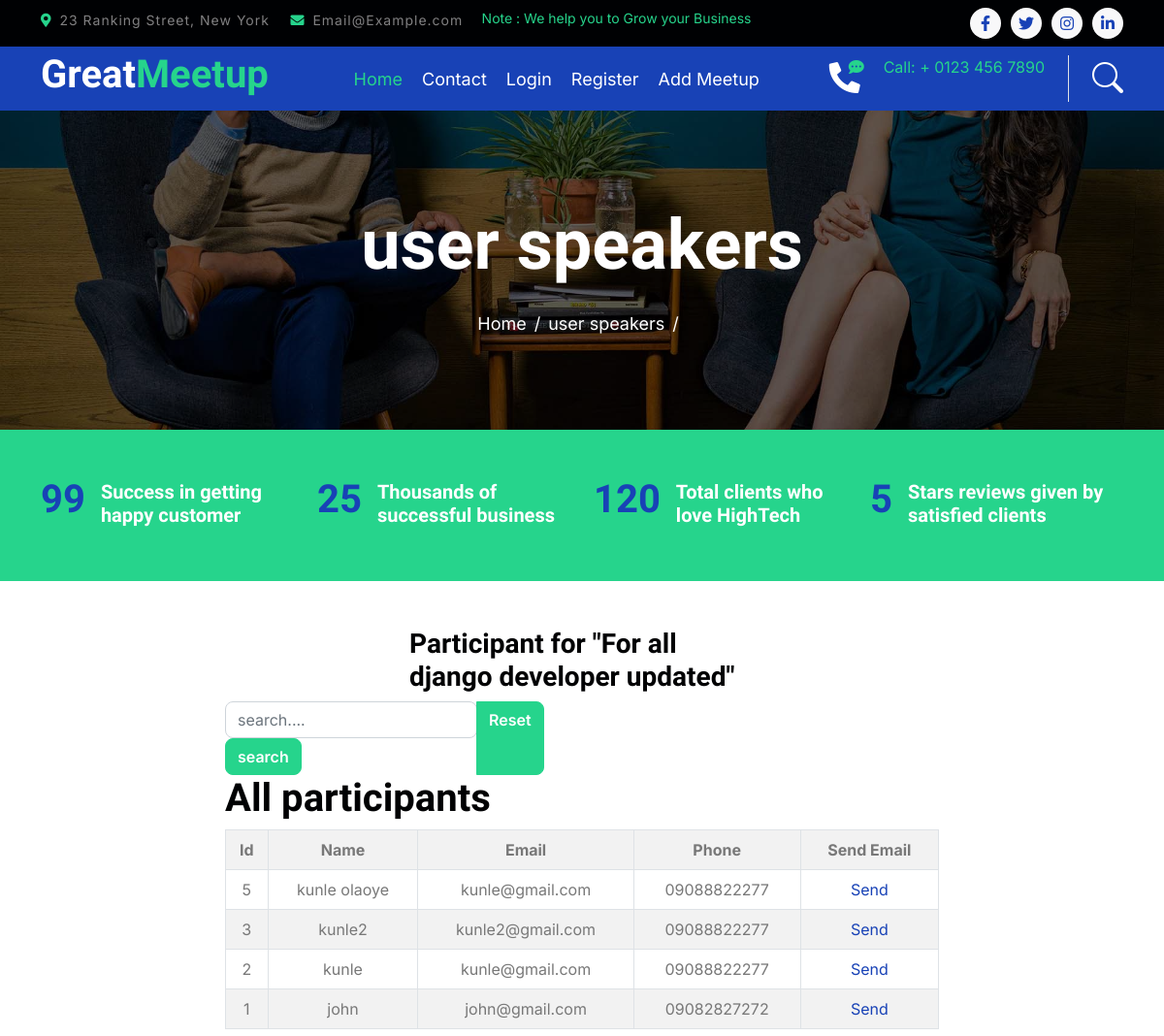
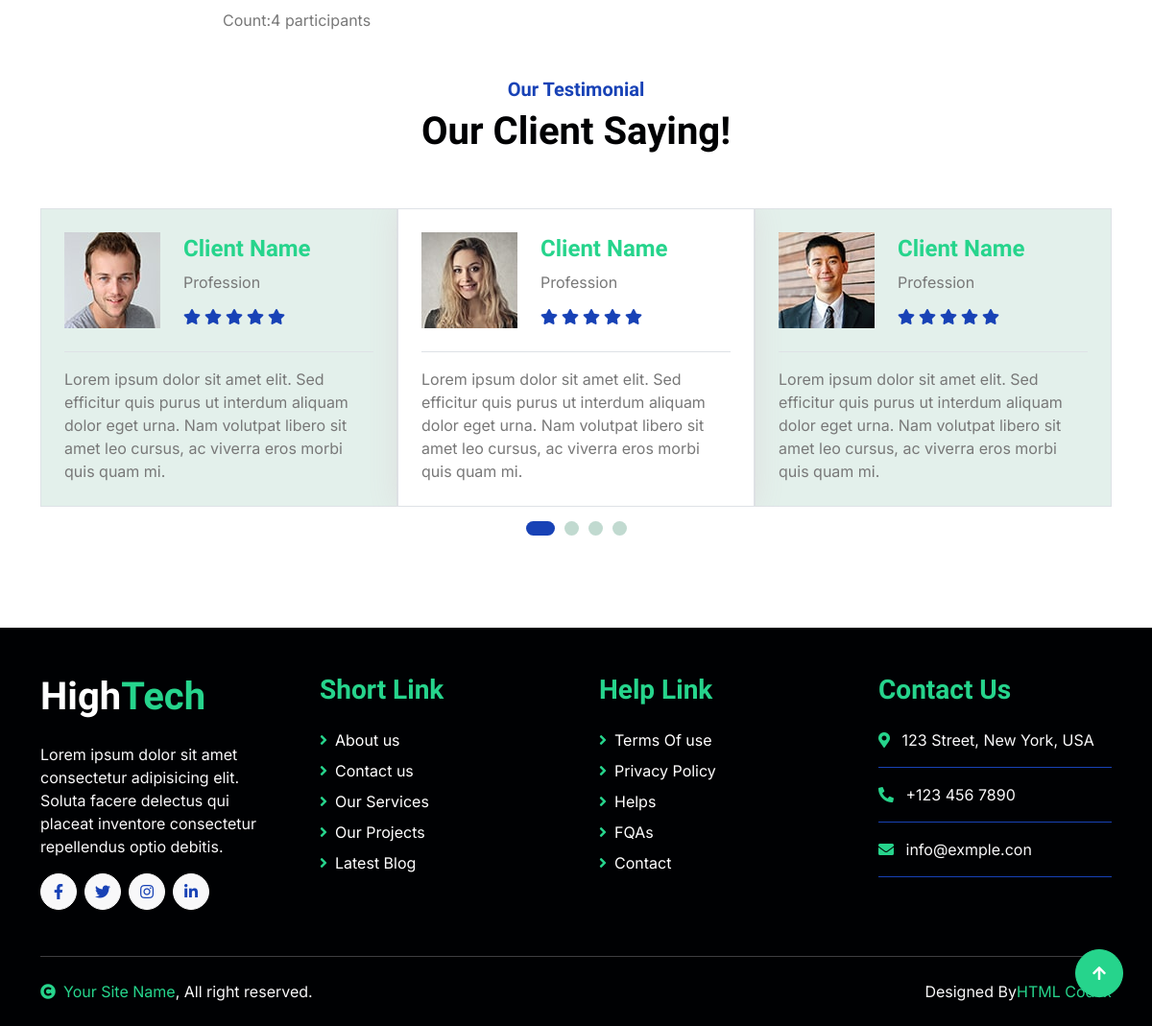
/participants/1, run on the app's committed database (2 pictures, top to bottom).
### meetup/models.py (models this page shows, shortened)
class Meetup(models.Model):
    user=models.ForeignKey(myUser, on_delete=models.CASCADE, null=True, blank=True)
    organizer_email=models.EmailField( null=True, blank=True)
    title=models.CharField(max_length=200, null=True)
    slug=models.SlugField(unique=True)
    description=models.TextField()
    image=models.ImageField(upload_to='meetup_image')
    location_name=models.CharField(max_length=200, null=True)
    location_address=models.CharField(max_length=200, null=True)
    participant=models.ManyToManyField(Participant, null=True, blank=True)
    activate=models.BooleanField(default=True)
    meetup_speakers=models.ManyToManyField(Speaker,blank=True, null=True)
    create=models.DateTimeField(auto_now_add=True)
    meetup_date=models.DateField(blank=True, null=True)
    meetup_time=models.TimeField()
    to_date=models.DateField()

class Participant(models.Model):
    name=models.CharField(max_length=200, null=True)
    email=models.EmailField( null=True)
    phone=models.CharField(max_length=20, null=True)

### meetup/views.py (the view)
# urls.py: path('participants/<int:id>', views.participant, name='participants'),
def participant(request, id):
    selected_meetup=Meetup.objects.get(id=id)
    participants=selected_meetup.participant.all
    participants=selected_meetup.participant.order_by('-id')
    count=selected_meetup.participant.count()
    return render(request, 'meetup/participants.html', {'participants':participants, 'counts':count, 'meetup':selected_meetup})

### meetup/templates/meetup/participants.html (shortened to what this page needs)
{% extends 'meetup/main.html'%}
{%load static%}
{%block slider%}
<div class="container-fluid page-header py-5">
    <div class="container text-center py-5">
        <h1 class="display-2 text-white mb-4 animated slideInDown">user speakers</h1>
        <nav aria-label="breadcrumb animated slideInDown">
            <ol class="breadcrumb justify-content-center mb-0">
                <li class="breadcrumb-item"><a href="{%url 'meetups'%}">Home</a></li>
                <li class="breadcrumb-item"><a href="#">user speakers</a></li>
                <li class="breadcrumb-item" aria-current="page"></li>
            </ol>
        </nav>
    </div>
</div>
{%endblock%}
{%block about%}
<div class="container-fluid  ">
    <div class="container pt-5">
        <div class="row">
            <div class="col-md-4 m-auto">
                <h3>Participant for "{{meetup.title}}"</h3>
            </div>
        </div>
        <div class="row">
            <div class="col-md-8 m-auto">
                <div class="input-group">
                    <form method="GET" action="">
                        <input type="search" name="q" class='form-control' placeholder="search...."/>
                        <button type="submit" class="btn btn-secondary text-white" >search</button>
                    </form><a href="{%url 'user-speaker' %}" class="btn btn-secondary text-white" >Reset</a>
                </div>
                <h1>All participants</h1>
                <table class="table table-bordered table-striped text-center rounded">
                    <tr>
                        <th> Id</th>
                        <th>Name</th>
                        <th>Email</th>
                        <th>Phone</th>
                        <th>Send Email</th>
                    </tr>
                    {% for participant in participants%}
                    <tr>
                    <td>{{participant.id}}</td>
                    <td>{{participant.name}}</td>
                    <td>{{participant.email}}</td>
                    <td>{{participant.phone}}</td>
                    <td><a href="mailto:{{participant.email}}"  target="_new">Send</a></td>
                    </tr>
                    {%endfor%}
                </table>
                <span>Count:{{counts}} {%if counts > 1 %}
                    participants
                    {%else%}
                    participants
                    {%endif%}
                </span>
            </div>
        </div>
    </div>
</div>
{%endblock%}

### data on the page
Meetup: title "For all django developer updated"
Participant: id "5", name "kunle olaoye", email "kunle@gmail.com", phone "09088822277"
Participant: id "3", name "kunle2", email "kunle2@gmail.com", phone "09088822277"
Participant: id "2", name "kunle", email "kunle@gmail.com", phone "09088822277"
Participant: id "1", name "john", email "john@gmail.com", phone "09082827272"

### other printed values
{{ counts }} "4"
